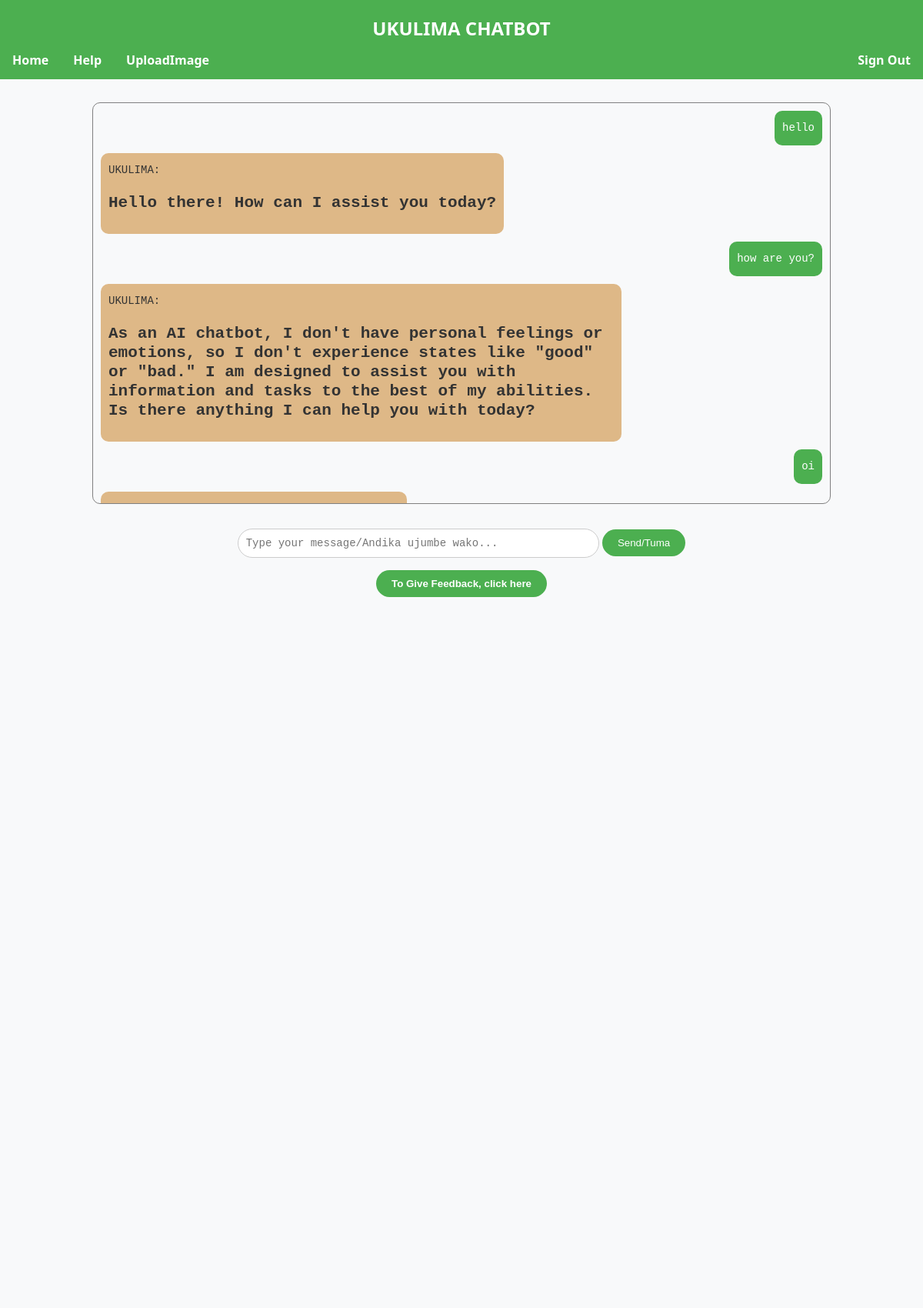
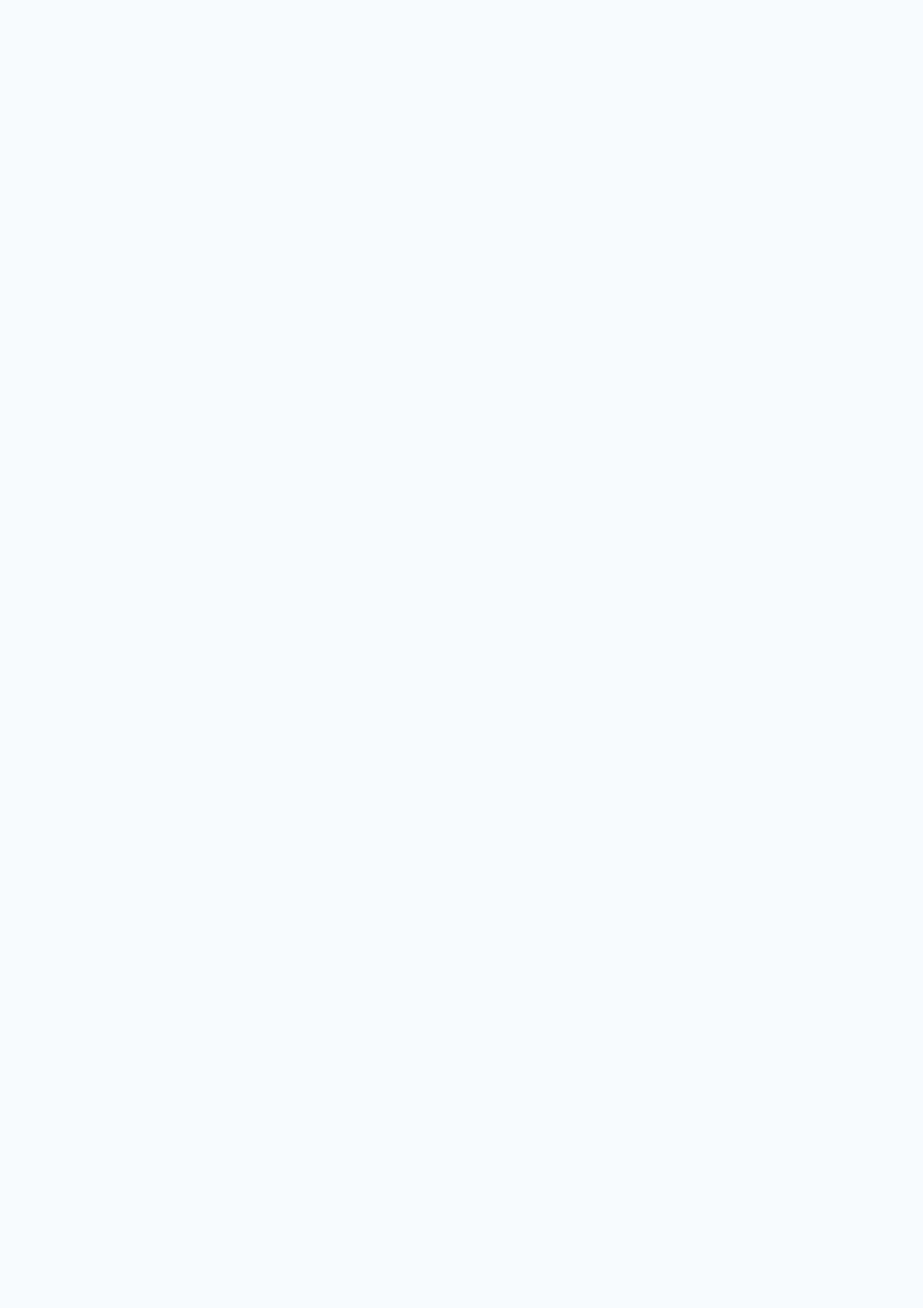
Page /chat_view/ (upper part) on the committed database (2 pictures, top to bottom).
### bot/models.py (models this page shows)
class ChatMessage(models.Model):
    prompt = models.CharField(max_length=255)
    response = models.TextField()

### bot/views.py (the view)
# urls.py: path('chat_view/', views.chat_view, name='chat_view'),
def chat_view(request):
    if request.method == 'POST':
        api_key = ''  # Replace 'YOUR_API_KEY' with your actual API key
        if api_key is None:
            return HttpResponse('API key not found. Please configure it in settings.py.', status=500)
        try:
            chatbot = ChatBot(api_key=api_key)
            chatbot.start_conversation()
            user_input = request.POST.get('user_input')
            if not user_input:
                return HttpResponse("Error: Prompt cannot be empty", status=400)
            elif user_input.lower() == 'quit':
                return HttpResponse('Exiting ChatBot CLI...')
            else:
                response = chatbot.send_prompt(user_input)
                chat_message = ChatMessage.objects.create(prompt=user_input, response=response)
                chat_message.save()
                return redirect('chat_view')
        except Exception as e:
            return HttpResponse(f"Error: {e}", status=500)
    else:
        messages = ChatMessage.objects.all()
        return render(request, 'chat.html', context={"messages":messages})

### bot/templatetags/extras.py (called while the page is built)
@register.filter
def convert_markdown(value):
    return markdown.markdown(value, extensions=['markdown.extensions.fenced_code'])

### bot/templates/chat.html (shortened to what this page needs)
<!DOCTYPE html>
<html lang="en">
<head>
    {% load static %}
    {% load extras %}
    <link rel="stylesheet" href="{% static 'css/style.css' %}">
</head>
<body>
    <nav>
        <ul>
            <h1 class="header">UKULIMA CHATBOT</h1>
            <li><a href="{%url 'index'%}">Home</a></li>
            <li><a href="{%url 'help'%}">Help</a></li>
            <li><a href="{%url 'uploadimage'%}">UploadImage</a></li>
            <li class="signout"><a href="{%url 'login'%}">Sign Out</a></li>
        </ul>
    </nav>
    <div id="chatbot-container">
        {% if messages %}
            <div id="chatbot">
                {% for message in messages %}
                    <div class="message-container">
                        <div class="user-message">{{ message.prompt }}</div>
                    </div>
                    <div class="message-container">
                        <div class="bot-message"><span>UKULIMA:
                            {{ message.response|convert_markdown|safe }}</span></div>
                    </div>
                {% endfor %}
            </div>
        {% endif %}
        <div style="text-align: center; padding: 2rem; " id="userInput">
            <form method="post" action="{% url 'chat_view' %}">
                <input type="text" id="textInput" name="user_input" placeholder="Type your message/Andika ujumbe wako...">
                <input type="submit" value="Send/Tuma" id="sendButton">
            </form>
            <p style="text-align: center;"><a href="{% url 'feedback' %}" ><button id="feedbutton" class="feedback">To Give Feedback, click here</button></a>
            </p>
        </div>
    </div>
</body>
</html>

### static/css/style.css (style rules this page uses)
#textInput { border: 3px solid white; border-bottom: 3px solid #afafaf; font-family: monospace; font-size: 14px; width: 60%; margin: auto; padding: 16px; color: rgb(10, 10, 10); }
h1 { text-align: center; color: rgb(57,72,57 ); }

### bot/templates/chat.html (style rules this page uses)
body { font-family: 'Segoe UI', Tahoma, Geneva, Verdana, sans-serif; background-color: #f8f9fa; padding-top: 10px; margin:auto; margin-top: -10px; }
h1 { text-align: center; color:#fff; margin-bottom: 0px; }
#chatbot-container { margin: 0 auto; width: 80%; margin-top: 30px; }
#chatbot { border-radius: 10px; border: 1px solid grey; padding: 10px; max-height: 500px; overflow-y: auto; font-family: monospace; font-size: 14px; text-align: left; line-height: 25px; color: #6d6f6d; }
.message-container { margin-bottom: 10px; display: flex; }
.user-message { margin-left: auto; background-color: #4CAF50; color: #fff; border-radius: 10px; padding: 10px; max-width: 70%; word-wrap: break-word; }
.bot-message { background-color: burlywood; color: #333; border-radius: 10px; padding: 10px; max-width: 70%; word-wrap: break-word; }
#userInput { text-align: center; padding: 10px; }
#textInput { padding: 10px; width: 50%; border-radius: 20px; border: 1px solid #ccc; }
#sendButton { padding: 10px 20px; border-radius: 20px; border: none; background-color: #4CAF50; color: #fff; cursor: pointer; }
nav { background-color: #4CAF50; overflow: hidden; }
nav ul { list-style-type: none; margin: 0; padding: 0; overflow: hidden; }
nav li { float: left; font-weight: bold; }
nav li a { display: block; color: white; text-align: center; padding: 14px 16px; text-decoration: none; }
.signout { float: right; }
.header { float: center; }
.feedback { background-color: #4CAF50; font-style: normal; font-weight: bolder; color: #fff; }
#feedbutton { padding: 10px 20px; border-radius: 20px; border: none; background-color: #4CAF50; color: #fff; cursor: pointer; }

### rows in the picture
ChatMessage: prompt "hello", response|convert_markdown "Hello there! How can I assist you today?"
ChatMessage: prompt "how are you?", response|convert_markdown "As an AI chatbot, I don't have personal feelings or emotions, so I don't experience states like \"good\" or \"bad.\" I am designed to assist you with information and tasks to the best of my abilities. Is there anything I can help you with today?"
ChatMessage: prompt "oi"
